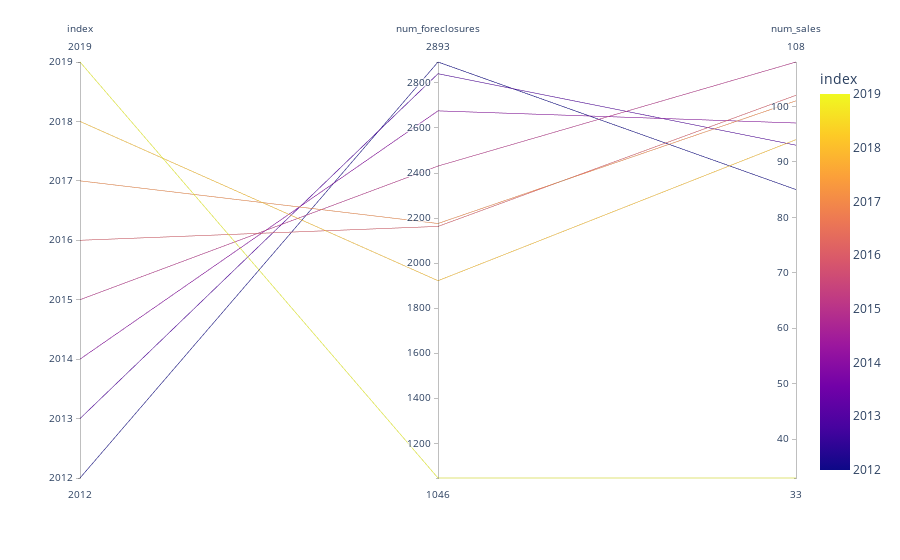

The code cell stored with this chart in its notebook:
### Markdown cell above
### Plot data

### Code cell
# Plot data using parallel_coordinates plot
px.parallel_coordinates(realty_transactions, color='index')

### Figure 1 — Plotly figure (JSON) as saved in the notebook; plotly's stock layout.template omitted (floating-point values rounded to 4 significant figures)
{"data": [{"dimensions": [{"label": "index", "values": [2012, 2013, 2014, 2015, 2016, 2017, 2018, 2019]}, {"label": "num_foreclosures", "values": [2893, 2841, 2676, 2431, 2163, 2176, 1922, 1046]}, {"label": "num_sales", "values": [85, 93, 97, 108, 102, 101, 94, 33]}], "domain": {"x": [0, 1], "y": [0, 1]}, "line": {"color": [2012, 2013, 2014, 2015, 2016, 2017, 2018, 2019], "coloraxis": "coloraxis"}, "name": "", "type": "parcoords"}], "layout": {"autosize": true, "coloraxis": {"colorbar": {"title": {"text": "index"}}, "colorscale": [[0, "#0d0887"], [0.1111, "#46039f"], [0.2222, "#7201a8"], [0.3333, "#9c179e"], [0.4444, "#bd3786"], [0.5556, "#d8576b"], [0.6667, "#ed7953"], [0.7778, "#fb9f3a"], [0.8889, "#fdca26"], [1, "#f0f921"]]}, "legend": {"tracegroupgap": 0}, "margin": {"t": 60}}}
